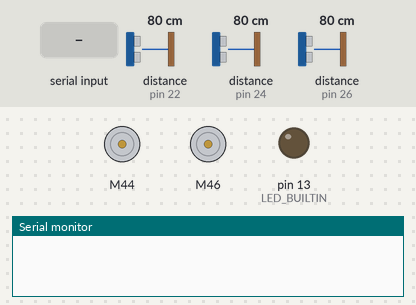
Recording of a sketch running on a simulated Arduino Mega 2560, built with avr-gcc and run on an emulated ATmega2560. Parts: 2 × DC motor (green arrow = forward, orange = backward, longer = faster), output pins drawn as LEDs (lit = HIGH), the last lines printed to the serial monitor. Inputs (shaded band) come from the test bench; at power-on: distance to the obstacle (sensors on pin 22, pin 24, pin 26) 80 cm. The echo pulse lasts 58.3 µs per cm; pins used as bus, display or sensor lines are not drawn.

Above: at 1.2 s.
1.3 s: "en\n" received over the second serial link
At 2.62 s:
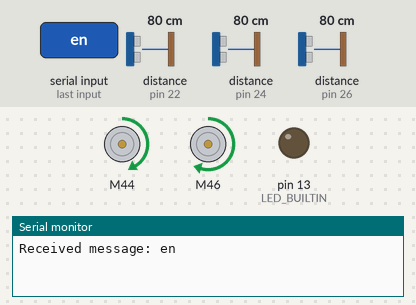
4.3 s: distance to the obstacle (sensor on pin 22) set to 22 cm
7.3 s: distance to the obstacle (sensor on pin 22) set to 19 cm
At 8.5 s:
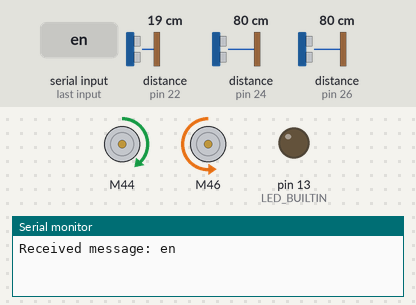
9.1 s: distance to the obstacle (sensor on pin 22) set to 75 cm
10.6 s: distance to the obstacle (sensor on pin 22) set to 85 cm
At 11.21 s:
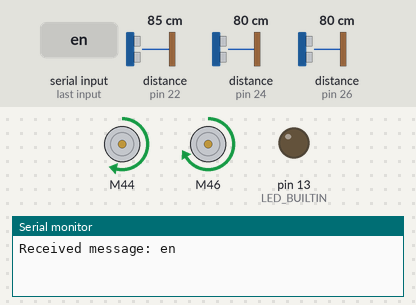
13.6 s: distance to the obstacle (sensor on pin 24) set to 35 cm
Timing chart, 0 to 16.5 s (numbered marks = the images above; inputs shaded):
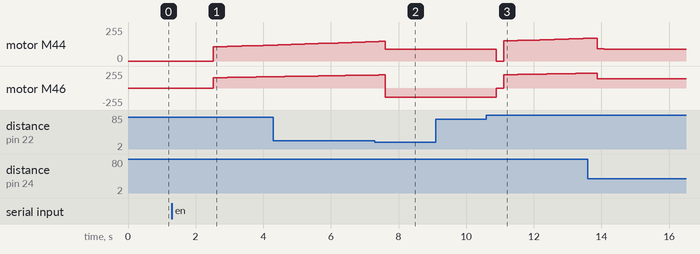

Measured:
- the behaviour switches between 21 and 20 cm on distance to the obstacle (sensor on pin 22) (found by bisection; images 1 and 2)
- the behaviour switches between 79 and 80 cm on distance to the obstacle (sensor on pin 22) (found by bisection; images 2 and 3)
- after the input at 1.3 s, motor M44: moves from stopped to forward 119/255 over 1.7 s, starting after 1.2 s; motor M46: moves from stopped to forward 169/255 over 1.7 s, starting after 1.2 s
- after the input at 9.1 s, every drawn part: stays the same
- after the input at 10.6 s, motor M44: forward 90/255 → stopped after 0.29 s, → forward 151/255 0.21 s later, → forward 152/255 0.21 s later, → forward 154/255 0.21 s later, … (13 changes in this stretch); motor M46: moves from backward 140/255 to forward 220/255 over 2.6 s, starting after 0.29 s

The sketch:

CarHandler.ino
```cpp
#include "Constants.h"

bool led = true;
int target;

void setup() {
  // put your setup code here, to run once:
  pinMode(LED_BUILTIN,OUTPUT);
  setup_dist();
  setup_motor();
  setup_serial();
  Serial.begin(115200);
}

void loop() {
  handle_serial();
  if (enabled){
    drive();
  } else {
     motor_stop();
  }
}

void drive() {
    update_dist();
    dist = distance[1];
    fw_pid.Compute();
    go();

    if ( distance[1] < FORWARD_DISTANCE  and min(distance[0], distance[2]) > FORWARD_DISTANCE){
      motor_stop();
      if (distance[0] > distance[2]){
        target = distance[0];
        left(ROTATION_SPEED);
      } else {
        target = distance[2];
        right(ROTATION_SPEED);
      }
      do {
        update_dist();
      }while(distance[1] < max(target,30));

      motor_stop();
    } else if (distance[0] < SIDE_DISTANCE) {
      right(ROTATION_SPEED);
      do {
        update_dist();
      }while(distance[0] < max(30,distance[1]));

      motor_stop();
    } else if (distance[2] < SIDE_DISTANCE) {
      left(ROTATION_SPEED);
      do {
        update_dist();
      }while(distance[2] < max(distance[1],30));
    }
  }
```

Constants.h
```cpp
// Distance Module
//---Includes
#include <stdlib.h>
// --- Pins
/*const int*/ #define trigPin 23
const int echo[] = {22,24,26};

// --- Values
const int sensors = 3;
const int default_d_value = 200;
long duration;
double distance[sensors];
int tempDist;
double oldDistance[sensors];
int measures = 4;

//Motor Module
//---Includes
#include "L298N.h"
#include <PID_v1.h>
//---Pins
/* const int */ #define LEnab  2
/* const int */ #define REnab  3
/* const int */ #define LIn1 44
/* const int */ #define LIn2 45
/* const int */ #define RIn1 46
/* const int */ #define RIn2 47

//---Values
#define MAX_SPEED 200
#define MIN_SPEED 90//130
#define ROTATION_SPEED 90

#define FORWARD_DISTANCE 20
#define SIDE_DISTANCE 20

#define Kp 1.6//2.
#define Ki 9.6
#define Kd 0.//02

double dist,setPoint_fw = 70, output_speed=0;

L298N Left(LEnab, LIn1, LIn2);
L298N Right(REnab,RIn1,RIn2);

PID fw_pid(&dist, &output_speed, &setPoint_fw, Kp,Ki,Kd,REVERSE);

//Serial Module
//---Values
bool enabled = false;
```

Distance.ino
```cpp
void setup_dist() {
  pinMode(trigPin,OUTPUT);
  for (int i = 0; i < sensors; i++){
    pinMode(echo[i],INPUT);
    oldDistance[i]= default_d_value;
    distance[i]  = default_d_value;
  }

}

int read_dist(int dir) {
     digitalWrite(trigPin,LOW);
     delayMicroseconds(2);

     digitalWrite(trigPin, HIGH);
     delayMicroseconds(10);
     digitalWrite(trigPin, LOW);

     duration = pulseIn(echo[dir], HIGH);
     return duration*0.034/2;
}


int cmp (const void * a, const void * b) {
   return ( *(int*)a - *(int*)b );
}

int get_dist(int dir) {
    int dist[measures];
    for (int i = 0; i < measures; i++) {
      dist[i] = read_dist(dir);
      delay(10);
    }

    qsort(dist, measures, sizeof(int), cmp) ;

    int mean = 0;
    for (int i = 1; i < measures-1 ; i++)
      mean += dist[i];

    mean /= (measures-2);

    return mean;
}


void update_dist() {
  for (int i = 0; i < sensors; i++){
    oldDistance[i] = distance[i];
    distance[i] = get_dist(i);
    delay(10);
  }
}
```

Motor.ino
```cpp
void setup_motor() {
   pinMode(REnab,OUTPUT);
  pinMode(LEnab,OUTPUT);
  pinMode(LIn1, OUTPUT);
  pinMode(LIn2, OUTPUT);
  pinMode(RIn1, OUTPUT);
  pinMode(RIn1, OUTPUT);

  fw_pid.SetOutputLimits(MIN_SPEED,MAX_SPEED);
  fw_pid.SetMode(AUTOMATIC);
  fw_pid.SetSampleTime(20);

}

void set_speed(double speed_val){
  Left.setSpeed(speed_val);
  Right.setSpeed(min(speed_val + 50,255));
}

void go() {
  set_speed(output_speed);

  Left.forward();
  Right.forward();
}

void left(double speed_val){
   set_speed(speed_val);

   Left.backward();
   Right.forward();
}


void right(double speed_val){
   set_speed(speed_val);

   Left.forward();
   Right.backward();
}

void motor_stop(){
  Left.stop();
  Right.stop();
}
```

Serial.ino
```cpp
void setup_serial() {
  Serial1.begin(9600);
}
void handle_serial() {
  if(Serial1.available()){
    String msg = Serial1.readStringUntil("\n");
    msg.trim();
    Serial.print("Received message: " + msg + "\n");
    if(msg.equals("en")){
      enabled = true;
    } else if(msg.equals("dis")){
      enabled = false;
    }
  }
}
```
